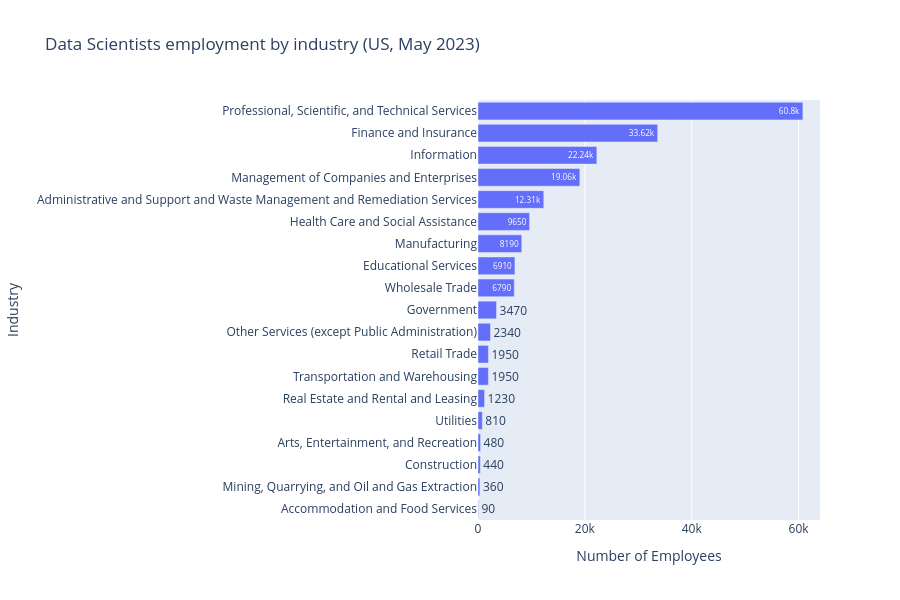

This figure's notebook cell:
### Code cell
industry_emp = industry.sort_values(by="TOT_EMP")
data_scientists = industry_emp.loc[(industry_emp['OCC_TITLE'] == "Data Scientists")].copy()
#The industry name was taking too much space so I shortned
data_scientists["NAICS_TITLE"] = data_scientists["NAICS_TITLE"].replace({"Federal, State, and Local Government, excluding State and Local Government Schools and Hospitals and the U.S. Postal Service (OEWS Designation)": "Government"})
fig = px.bar(
    data_scientists,
    x="TOT_EMP",
    y="NAICS_TITLE",
    orientation="h",
    title="Data Scientists employment by industry (US, May 2023)",
    labels={"TOT_EMP": "Number of Employees", "NAICS_TITLE":"Industry"},
    height=600,
    text_auto=True
)
fig.show()

### Figure 1 — Plotly figure (JSON) as saved in the notebook; plotly's stock layout.template omitted (floating-point values rounded to 4 significant figures)
{"data": [{"alignmentgroup": "True", "hovertemplate": "Number of Employees=%{x}<br>Industry=%{y}<extra></extra>", "legendgroup": "", "marker": {"color": "#636efa", "pattern": {"shape": ""}}, "name": "", "offsetgroup": "", "orientation": "h", "showlegend": false, "textposition": "auto", "texttemplate": "%{x}", "type": "bar", "x": [90, 360, 440, 480, 810, 1230, 1950, 1950, 2340, 3470, 6790, 6910, 8190, 9650, 12310, 19060, 22240, 33620, 60800], "xaxis": "x", "y": ["Accommodation and Food Services", "Mining, Quarrying, and Oil and Gas Extraction", "Construction", "Arts, Entertainment, and Recreation", "Utilities", "Real Estate and Rental and Leasing", "Transportation and Warehousing", "Retail Trade", "Other Services (except Public Administration)", "Government", "Wholesale Trade", "Educational Services", "Manufacturing", "Health Care and Social Assistance", "Administrative and Support and Waste Management and Remediation Services", "Management of Companies and Enterprises", "Information", "Finance and Insurance", "Professional, Scientific, and Technical Services"], "yaxis": "y"}], "layout": {"barmode": "relative", "height": 600, "legend": {"tracegroupgap": 0}, "title": {"text": "Data Scientists employment by industry (US, May 2023)"}, "xaxis": {"anchor": "y", "domain": [0, 1], "title": {"text": "Number of Employees"}}, "yaxis": {"anchor": "x", "domain": [0, 1], "title": {"text": "Industry"}}}}
